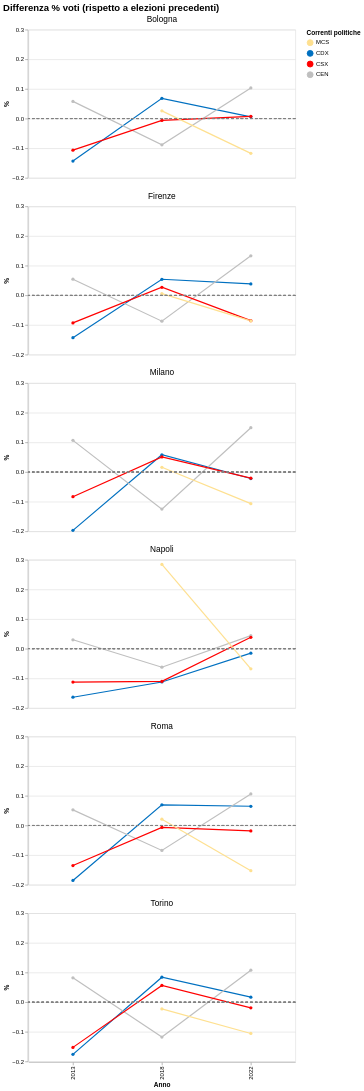

The specification (Vega-Lite) saved for this image:
### Vega-Lite specification from a JSON file in a GitHub repository (floating-point values rounded to 4 significant figures)
{"usermeta": {"embedOptions": {"theme": "fivethirtyeight"}}, "config": {"view": {"continuousWidth": 300, "continuousHeight": 300}}, "data": {"name": "data-ce5a53e145d01b5c502aaed9ed80011e"}, "facet": {"field": "CITY", "header": {"labelFontSize": 14}, "title": null, "type": "nominal"}, "spec": {"layer": [{"mark": {"type": "line", "point": true}, "encoding": {"color": {"field": "CORRENTE_LEGEND", "scale": {"domain": ["MCS", "CDX", "CSX", "CEN"], "range": ["#fee090", "#0070C0", "#FF0000", "#BFBFBF"]}, "title": "Correnti politiche", "type": "nominal"}, "tooltip": [{"field": "CITY", "title": "Città", "type": "nominal"}, {"field": "CORRENTI", "title": "Correnti politiche", "type": "nominal"}, {"field": "YEAR", "title": "Anno", "type": "ordinal"}, {"field": "SHARE", "format": ".3f", "title": "Differenza media % voti", "type": "quantitative"}], "x": {"field": "YEAR", "title": "Anno", "type": "ordinal"}, "y": {"field": "SHARE", "title": "%", "type": "quantitative"}}}, {"mark": {"type": "rule", "color": "grey", "size": 1, "strokeDash": [4, 4]}, "encoding": {"y": {"datum": 0}}}], "height": 250, "width": 450}, "columns": 1, "title": {"text": "Differenza % voti (rispetto a elezioni precedenti)", "fontSize": 16}, "$schema": "https://vega.github.io/schema/vega-lite/v5.20.1.json", "datasets": {"data-ce5a53e145d01b5c502aaed9ed80011e": [{"CITY": "Bologna", "YEAR": 2013, "CORRENTI": "delta_CDX_share", "SHARE": -0.1432, "CORRENTE_LEGEND": "CDX"}, {"CITY": "Bologna", "YEAR": 2013, "CORRENTI": "delta_CEN_share", "SHARE": 0.05807, "CORRENTE_LEGEND": "CEN"}, {"CITY": "Bologna", "YEAR": 2013, "CORRENTI": "delta_CSX_share", "SHARE": -0.1064, "CORRENTE_LEGEND": "CSX"}, {"CITY": "Bologna", "YEAR": 2013, "CORRENTI": "delta_MCS_share", "SHARE": null, "CORRENTE_LEGEND": "MCS"}, {"CITY": "Bologna", "YEAR": 2018, "CORRENTI": "delta_CDX_share", "SHARE": 0.06825, "CORRENTE_LEGEND": "CDX"}, {"CITY": "Bologna", "YEAR": 2018, "CORRENTI": "delta_CEN_share", "SHARE": -0.08834, "CORRENTE_LEGEND": "CEN"}, {"CITY": "Bologna", "YEAR": 2018, "CORRENTI": "delta_CSX_share", "SHARE": -0.006009, "CORRENTE_LEGEND": "CSX"}, {"CITY": "Bologna", "YEAR": 2018, "CORRENTI": "delta_MCS_share", "SHARE": 0.0261, "CORRENTE_LEGEND": "MCS"}, {"CITY": "Bologna", "YEAR": 2022, "CORRENTI": "delta_CDX_share", "SHARE": 0.005937, "CORRENTE_LEGEND": "CDX"}, {"CITY": "Bologna", "YEAR": 2022, "CORRENTI": "delta_CEN_share", "SHARE": 0.1035, "CORRENTE_LEGEND": "CEN"}, {"CITY": "Bologna", "YEAR": 2022, "CORRENTI": "delta_CSX_share", "SHARE": 0.00777, "CORRENTE_LEGEND": "CSX"}, {"CITY": "Bologna", "YEAR": 2022, "CORRENTI": "delta_MCS_share", "SHARE": -0.1172, "CORRENTE_LEGEND": "MCS"}, {"CITY": "Firenze", "YEAR": 2013, "CORRENTI": "delta_CDX_share", "SHARE": -0.143, "CORRENTE_LEGEND": "CDX"}, {"CITY": "Firenze", "YEAR": 2013, "CORRENTI": "delta_CEN_share", "SHARE": 0.05433, "CORRENTE_LEGEND": "CEN"}, {"CITY": "Firenze", "YEAR": 2013, "CORRENTI": "delta_CSX_share", "SHARE": -0.0931, "CORRENTE_LEGEND": "CSX"}, {"CITY": "Firenze", "YEAR": 2013, "CORRENTI": "delta_MCS_share", "SHARE": null, "CORRENTE_LEGEND": "MCS"}, {"CITY": "Firenze", "YEAR": 2018, "CORRENTI": "delta_CDX_share", "SHARE": 0.05417, "CORRENTE_LEGEND": "CDX"}, {"CITY": "Firenze", "YEAR": 2018, "CORRENTI": "delta_CEN_share", "SHARE": -0.08718, "CORRENTE_LEGEND": "CEN"}, {"CITY": "Firenze", "YEAR": 2018, "CORRENTI": "delta_CSX_share", "SHARE": 0.02718, "CORRENTE_LEGEND": "CSX"}, {"CITY": "Firenze", "YEAR": 2018, "CORRENTI": "delta_MCS_share", "SHARE": 0.00583, "CORRENTE_LEGEND": "MCS"}, {"CITY": "Firenze", "YEAR": 2022, "CORRENTI": "delta_CDX_share", "SHARE": 0.03843, "CORRENTE_LEGEND": "CDX"}, {"CITY": "Firenze", "YEAR": 2022, "CORRENTI": "delta_CEN_share", "SHARE": 0.1333, "CORRENTE_LEGEND": "CEN"}, {"CITY": "Firenze", "YEAR": 2022, "CORRENTI": "delta_CSX_share", "SHARE": -0.0855, "CORRENTE_LEGEND": "CSX"}, {"CITY": "Firenze", "YEAR": 2022, "CORRENTI": "delta_MCS_share", "SHARE": -0.08628, "CORRENTE_LEGEND": "MCS"}, {"CITY": "Milano", "YEAR": 2013, "CORRENTI": "delta_CDX_share", "SHARE": -0.1968, "CORRENTE_LEGEND": "CDX"}, {"CITY": "Milano", "YEAR": 2013, "CORRENTI": "delta_CEN_share", "SHARE": 0.1068, "CORRENTE_LEGEND": "CEN"}, {"CITY": "Milano", "YEAR": 2013, "CORRENTI": "delta_CSX_share", "SHARE": -0.08313, "CORRENTE_LEGEND": "CSX"}, {"CITY": "Milano", "YEAR": 2013, "CORRENTI": "delta_MCS_share", "SHARE": null, "CORRENTE_LEGEND": "MCS"}, {"CITY": "Milano", "YEAR": 2018, "CORRENTI": "delta_CDX_share", "SHARE": 0.0582, "CORRENTE_LEGEND": "CDX"}, {"CITY": "Milano", "YEAR": 2018, "CORRENTI": "delta_CEN_share", "SHARE": -0.1251, "CORRENTE_LEGEND": "CEN"}, {"CITY": "Milano", "YEAR": 2018, "CORRENTI": "delta_CSX_share", "SHARE": 0.05085, "CORRENTE_LEGEND": "CSX"}, {"CITY": "Milano", "YEAR": 2018, "CORRENTI": "delta_MCS_share", "SHARE": 0.01603, "CORRENTE_LEGEND": "MCS"}, {"CITY": "Milano", "YEAR": 2022, "CORRENTI": "delta_CDX_share", "SHARE": -0.02189, "CORRENTE_LEGEND": "CDX"}, {"CITY": "Milano", "YEAR": 2022, "CORRENTI": "delta_CEN_share", "SHARE": 0.1493, "CORRENTE_LEGEND": "CEN"}, {"CITY": "Milano", "YEAR": 2022, "CORRENTI": "delta_CSX_share", "SHARE": -0.0208, "CORRENTE_LEGEND": "CSX"}, {"CITY": "Milano", "YEAR": 2022, "CORRENTI": "delta_MCS_share", "SHARE": -0.1067, "CORRENTE_LEGEND": "MCS"}, {"CITY": "Napoli", "YEAR": 2013, "CORRENTI": "delta_CDX_share", "SHARE": -0.1635, "CORRENTE_LEGEND": "CDX"}, {"CITY": "Napoli", "YEAR": 2013, "CORRENTI": "delta_CEN_share", "SHARE": 0.0302, "CORRENTE_LEGEND": "CEN"}, {"CITY": "Napoli", "YEAR": 2013, "CORRENTI": "delta_CSX_share", "SHARE": -0.1124, "CORRENTE_LEGEND": "CSX"}, {"CITY": "Napoli", "YEAR": 2013, "CORRENTI": "delta_MCS_share", "SHARE": null, "CORRENTE_LEGEND": "MCS"}, {"CITY": "Napoli", "YEAR": 2018, "CORRENTI": "delta_CDX_share", "SHARE": -0.1121, "CORRENTE_LEGEND": "CDX"}, {"CITY": "Napoli", "YEAR": 2018, "CORRENTI": "delta_CEN_share", "SHARE": -0.06224, "CORRENTE_LEGEND": "CEN"}, {"CITY": "Napoli", "YEAR": 2018, "CORRENTI": "delta_CSX_share", "SHARE": -0.1101, "CORRENTE_LEGEND": "CSX"}, {"CITY": "Napoli", "YEAR": 2018, "CORRENTI": "delta_MCS_share", "SHARE": 0.2844, "CORRENTE_LEGEND": "MCS"}, {"CITY": "Napoli", "YEAR": 2022, "CORRENTI": "delta_CDX_share", "SHARE": -0.01493, "CORRENTE_LEGEND": "CDX"}, {"CITY": "Napoli", "YEAR": 2022, "CORRENTI": "delta_CEN_share", "SHARE": 0.0441, "CORRENTE_LEGEND": "CEN"}, {"CITY": "Napoli", "YEAR": 2022, "CORRENTI": "delta_CSX_share", "SHARE": 0.03866, "CORRENTE_LEGEND": "CSX"}, {"CITY": "Napoli", "YEAR": 2022, "CORRENTI": "delta_MCS_share", "SHARE": -0.06784, "CORRENTE_LEGEND": "MCS"}, {"CITY": "Roma", "YEAR": 2013, "CORRENTI": "delta_CDX_share", "SHARE": -0.1854, "CORRENTE_LEGEND": "CDX"}, {"CITY": "Roma", "YEAR": 2013, "CORRENTI": "delta_CEN_share", "SHARE": 0.05268, "CORRENTE_LEGEND": "CEN"}, {"CITY": "Roma", "YEAR": 2013, "CORRENTI": "delta_CSX_share", "SHARE": -0.1353, "CORRENTE_LEGEND": "CSX"}, {"CITY": "Roma", "YEAR": 2013, "CORRENTI": "delta_MCS_share", "SHARE": null, "CORRENTE_LEGEND": "MCS"}, {"CITY": "Roma", "YEAR": 2018, "CORRENTI": "delta_CDX_share", "SHARE": 0.06965, "CORRENTE_LEGEND": "CDX"}, {"CITY": "Roma", "YEAR": 2018, "CORRENTI": "delta_CEN_share", "SHARE": -0.0842, "CORRENTE_LEGEND": "CEN"}, {"CITY": "Roma", "YEAR": 2018, "CORRENTI": "delta_CSX_share", "SHARE": -0.006566, "CORRENTE_LEGEND": "CSX"}, {"CITY": "Roma", "YEAR": 2018, "CORRENTI": "delta_MCS_share", "SHARE": 0.02111, "CORRENTE_LEGEND": "MCS"}, {"CITY": "Roma", "YEAR": 2022, "CORRENTI": "delta_CDX_share", "SHARE": 0.06468, "CORRENTE_LEGEND": "CDX"}, {"CITY": "Roma", "YEAR": 2022, "CORRENTI": "delta_CEN_share", "SHARE": 0.1062, "CORRENTE_LEGEND": "CEN"}, {"CITY": "Roma", "YEAR": 2022, "CORRENTI": "delta_CSX_share", "SHARE": -0.01847, "CORRENTE_LEGEND": "CSX"}, {"CITY": "Roma", "YEAR": 2022, "CORRENTI": "delta_MCS_share", "SHARE": -0.1524, "CORRENTE_LEGEND": "MCS"}, {"CITY": "Torino", "YEAR": 2013, "CORRENTI": "delta_CDX_share", "SHARE": -0.1761, "CORRENTE_LEGEND": "CDX"}, {"CITY": "Torino", "YEAR": 2013, "CORRENTI": "delta_CEN_share", "SHARE": 0.08211, "CORRENTE_LEGEND": "CEN"}, {"CITY": "Torino", "YEAR": 2013, "CORRENTI": "delta_CSX_share", "SHARE": -0.1525, "CORRENTE_LEGEND": "CSX"}, {"CITY": "Torino", "YEAR": 2013, "CORRENTI": "delta_MCS_share", "SHARE": null, "CORRENTE_LEGEND": "MCS"}, {"CITY": "Torino", "YEAR": 2018, "CORRENTI": "delta_CDX_share", "SHARE": 0.08408, "CORRENTE_LEGEND": "CDX"}, {"CITY": "Torino", "YEAR": 2018, "CORRENTI": "delta_CEN_share", "SHARE": -0.1176, "CORRENTE_LEGEND": "CEN"}, {"CITY": "Torino", "YEAR": 2018, "CORRENTI": "delta_CSX_share", "SHARE": 0.05623, "CORRENTE_LEGEND": "CSX"}, {"CITY": "Torino", "YEAR": 2018, "CORRENTI": "delta_MCS_share", "SHARE": -0.02271, "CORRENTE_LEGEND": "MCS"}, {"CITY": "Torino", "YEAR": 2022, "CORRENTI": "delta_CDX_share", "SHARE": 0.01684, "CORRENTE_LEGEND": "CDX"}, {"CITY": "Torino", "YEAR": 2022, "CORRENTI": "delta_CEN_share", "SHARE": 0.1079, "CORRENTE_LEGEND": "CEN"}, {"CITY": "Torino", "YEAR": 2022, "CORRENTI": "delta_CSX_share", "SHARE": -0.01911, "CORRENTE_LEGEND": "CSX"}, {"CITY": "Torino", "YEAR": 2022, "CORRENTI": "delta_MCS_share", "SHARE": -0.1056, "CORRENTE_LEGEND": "MCS"}]}}
